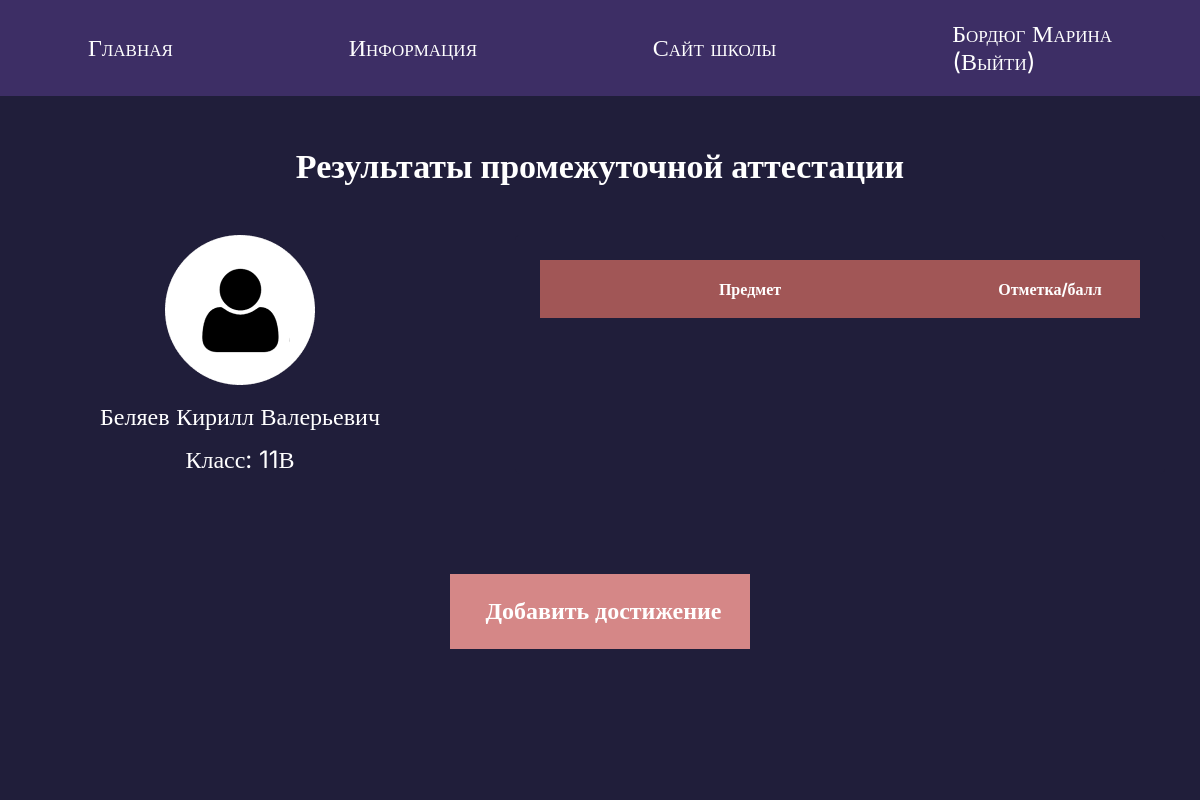
Before: /profile/13 (signed in) with the older database file.
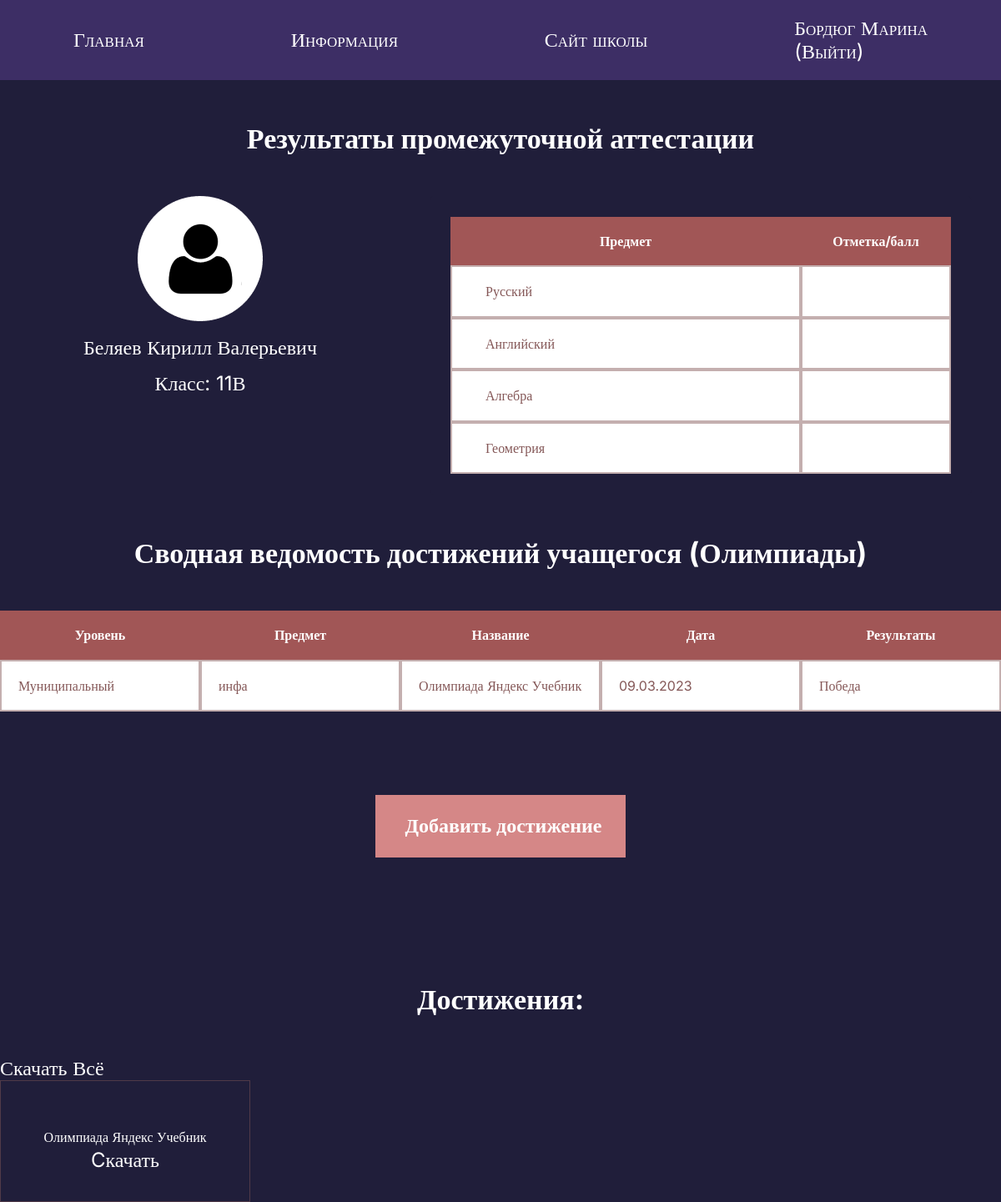
After: the same page with the newer database file.
### tables this page shows
CREATE TABLE exams ( 
                    exam_id           INTEGER NOT NULL  PRIMARY KEY  AUTOINCREMENT,
                    subject           TEXT,
                    mark              INTEGER,
                    student_id        INTEGER NOT NULL,
                    created_at        DATETIME NOT NULL DEFAULT CURRENT_TIMESTAMP,
                    FOREIGN KEY ( student_id ) REFERENCES students( student_id ) ON DELETE CASCADE ON UPDATE CASCADE
 
                );

CREATE TABLE "portfolio" (
	"portfolio_id"	INTEGER NOT NULL,
	"event_name"	TEXT NOT NULL,
	"event_type"	TEXT NOT NULL,
	"student_id"	INTEGER NOT NULL,
	"created_at"	DATETIME NOT NULL DEFAULT CURRENT_TIMESTAMP,
	"event_file_uuid"	TEXT,
	"event_level"	TEXT,
	"event_result"	TEXT,
	"event_date"	TEXT,
	PRIMARY KEY("portfolio_id" AUTOINCREMENT),
	FOREIGN KEY("student_id") REFERENCES "students"("student_id") ON DELETE CASCADE ON UPDATE CASCADE
);

### main.py (the view, shortened to what this page needs)
@app.route("/profile/<student_id>", methods=["POST", "GET"])
def profile_by_id(student_id):
    exams_subjects = ["Русский язык", "Литература", "Алгебра", "Геометрия", "Информатика", "Музыка",
                      "ОБЖ", "Физическая культура", "Технология", "Английский язык", "Литература Республики Коми",
                      "История", "Родная (русская) литература", "Родной (русский) язык", "Биология",
                      "Химия", "Физика", "География", "Обществознание"]
    student = db.get_student_by_student_id(student_id)
    portfolio = db.get_portfolio_by_student_id(student_id)
    exams = db.get_exams_by_student_id(student_id)
    return render_template("student-profile.html", title="Student profile", student=student, port=portfolio,
                                                exams=exams, subjects=exams_subjects, old = student[-1], N=None)

### database.py (called while the page is built)
    def get_portfolio_by_student_id(self, student_id):
        sql = """SELECT * FROM portfolio WHERE student_id = ?"""
        self.cursor.execute(sql, (student_id,))
        return self.cursor.fetchall()

    def get_exams_by_student_id(self, student_id):
        sql = """SELECT * FROM exams WHERE student_id = ?"""
        self.cursor.execute(sql, (student_id,))
        return self.cursor.fetchall()

    def get_student_by_student_id(self, student_id):
        sql = """SELECT * FROM students WHERE student_id = ?"""
        self.cursor.execute(sql, (student_id, ))
        result = self.cursor.fetchone()
        if not result:
            return None
        return result

### templates/student-profile.html (shortened to what the changed rows need)
{% extends 'base.html' %}
{% block content %}
  <section class="profile-page-st">
    <div class="container">
      <h2 class="header-page">Результаты промежуточной аттестации</h2>
      <div class="student-card">
        <div class="student-info">
        </div>
        <form class="student-table" method="post">
          <table class="marks">
            <thead>
              <tr>
                <th>Предмет</th>
                <th>Отметка/балл</th>
              </tr>
            </thead>
            <tbody>
              {% if "teacher_id" in session %}
                {% for i in range(1, 5) %}
                  <tr>
                    {% if old %}
                      <td>
                        <select name="exam{{i}}">
                          {% for subject in range(19) %}
                            {% if subjects[subject] == exams[i-1][1] %}
                              <option value={{subjects[subject]}} selected> {{subjects[subject]}}</option>
                            {% else %}
                              <option value={{subjects[subject]}}> {{subjects[subject]}}</option>
                            {% endif %}
                          {% endfor %}
                        </select>
                      </td>
                      <td>
                        <select name="mark{{i}}">
                          {% for mark in range(1, 6) %}
                            {% if mark == exams[i-1][2] %}
                              <option value={{mark}} selected>{{mark}}</option>
                            {% elif mark == None %}
                              <option value="" selected disabled></option>
                            {% else %}
                              <option value={{mark}}>{{mark}}</option>
                            {% endif %}
                          {% endfor %}
                        </select>
                      </td>
                    {% else %}
                      <td>
                        <select name="exam{{i}}">
                          {% for subject in range(19) %}
                            {% if subject == i - 1 %}
                              <option value={{subjects[subject]}} selected> {{subjects[subject]}}</option>
                            {% else %}
                              <option value={{subjects[subject]}}> {{subjects[subject]}}</option>
                            {% endif %}
                          {% endfor %}
                        </select>
                      </td>
                      <td>
                        <select name="mark{{i}}">
                          <option disabled selected></option>
                          {% for mark in range(1, 6) %}
                            <option value={{mark}}>{{mark}}</option>
                          {% endfor %}
                        </select>
                      </td>
                    {% endif %}
                  </tr>
                {% endfor %}
              {% elif "student_id" in session %}
                {% if old %}
                  {% for exam in exams %}
                    <tr>
                      <td>
                        <p>{{ exam[1] }}</p>
                      </td>
                      <td>
                        {% if not exam[2] %}
                          <p></p>
                        {% else %}
                          <p>{{ exam[2] }}</p>
                        {% endif %}
                      </td>
                    </tr>
                  {% endfor %}
                {% endif %}
              {% endif %}
            </tbody>
          </table>
        </form>
      </div>
      {% if port %}
        <p class="header-page"><strong>Сводная ведомость достижений учащегося (Олимпиады)</strong></p>
        <div class="marks-tb">
          <table class="marks-2">
            <thead>
              <tr>
                <th class="th-2">Уровень</th>
                <th class="th-2">Предмет</th>
                <th class="th-2">Название</th>
                <th class="th-2">Дата</th>
                <th class="th-2">Результаты</th>
              </tr>
            </thead>
            <tbody>
              {% for item in port %}
                <tr>
                  <td class="td-2">{{item[6]}}</td>
                  <td class="td-2">{{item[2]}}</td>
                  <td class="td-2">{{item[1]}}</td>
                  <td class="td-2">{{item[-1]}}</td>
                  <td class="td-2">{{item[-2]}}</td>
                </tr>
              {% endfor %}
            </tbody>
          </table>
        </div>
        {% if "student_id" in session %}
          <a href="/add-portfolio" type="submit" class="button-center button-add"><strong>Добавить достижение</strong></a>
        {% endif %}
        <p class="header-page"><strong>Достижения:</strong></p>
        <a href='/profile/download-all/{{student[0]}}' class="portfolio-link">Скачать Всё</a>
        <div class="portfolio-files">
          {% for item in port %}
            <div class="portfolio-item">
              <p class="portfolio-title">{{item[1]}}</p>
              <a href='/download/{{ item[5] }}' class="portfolio-link">Cкачать</a>
            </div>
          {% endfor %}
        </div>
      {% else %}
        {% if "student_id" in session %}
        <a href="/add-portfolio" type="submit" class="button-center button-add"><strong>Добавить достижение</strong></a>
        {% endif %}
      {% endif %}
    </div>
  </section>
{% endblock %}

Changed rows visible on the page:
added exams: subject "Русский"
added exams: subject "Английский"
added exams: subject "Алгебра"
added exams: subject "Геометрия"
added portfolio: event_level "Муниципальный", event_type "инфа", event_name "Олимпиада Яндекс Учебник", event_date "09.03.2023", event_result "Победа"
Other visible differences:
text now shown: "Сводная ведомость достижений учащегося (Олимпиады) Уровень Предмет Название Дата Результаты Достижения: Скачать Всё"
